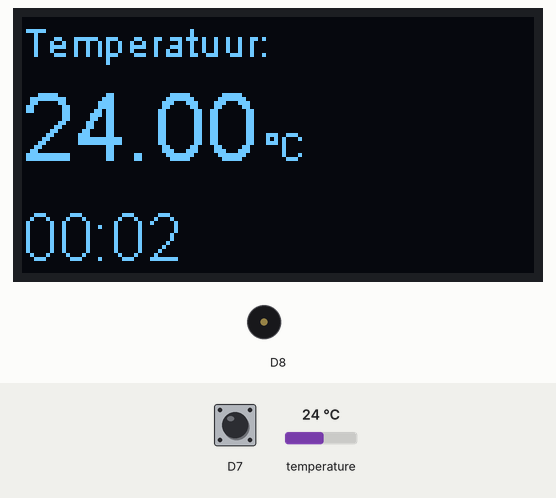
Recording of a sketch running on a simulated ESP8266 (NodeMCU). On the bench: 128×64 one-colour display, buzzer (waves = sounding). The test bench sets the inputs (shaded band); at power-on: temperature 24 °C, D7 HIGH. What the sketch prints to the serial monitor is not drawn.

Above: at 3.5 s.
3.6 s: temperature set to 12 °C
At 6.6 s:
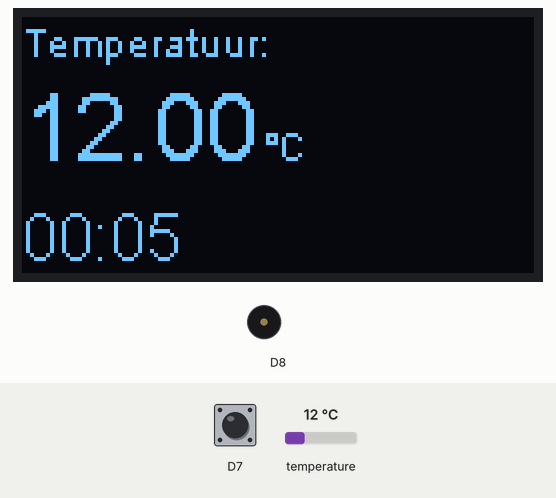
7.3 s: D7 pulled LOW for 1.3 s
At 10.6 s:
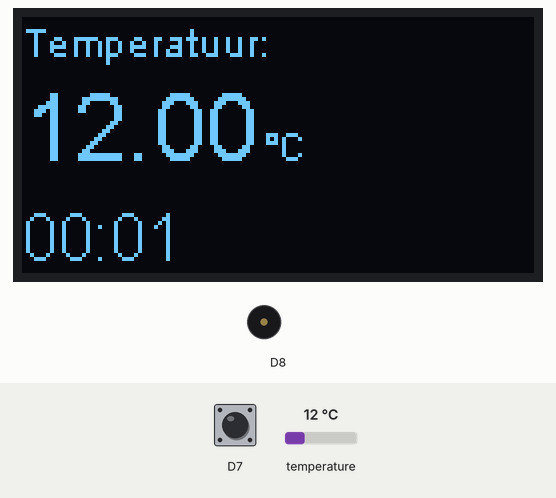
11.2 s: temperature set to 19 °C
At 14.4 s:
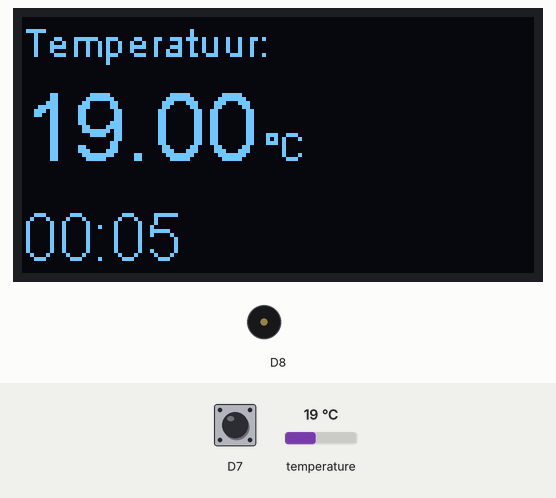
15.3 s: D7 pulled LOW for 1.3 s
At 18.6 s:
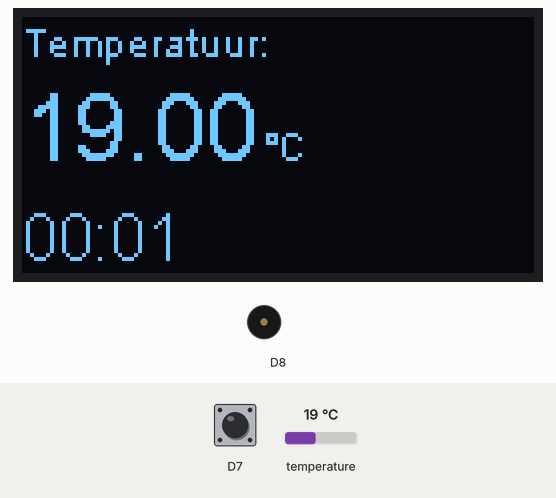
19.3 s: temperature set to 28 °C
At 22.6 s:
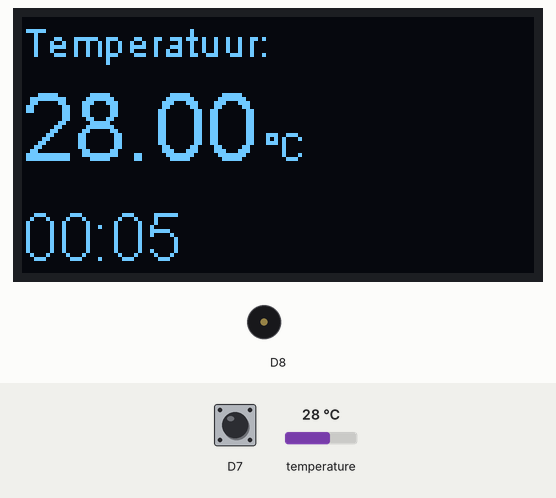
Timing chart, 0 to 24.1 s (numbered marks = the images above; inputs shaded):
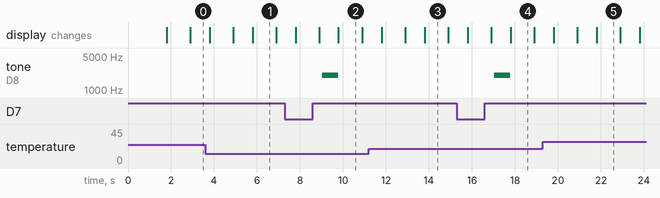

Measured:
- after the input at 7.3 s, tone on D8: silent → 2000 Hz after 1.7 s, → silent 0.76 s later
- after the input at 15.3 s, tone on D8: silent → 2000 Hz after 1.7 s, → silent 0.76 s later
- what the display in image 2 shows lasts 1.1 s, from 9.8 s to 10.9 s

The sketch:

app.ino
```cpp
#include <Wire.h>        // Only needed for Arduino 1.6.5 and earlier
#include "SSD1306Wire.h" // legacy include: `#include "SSD1306.h"`
#include <DallasTemperature.h>
#include <Ticker.h> //Ticker Library
#include <TimeLib.h>

Ticker g_MonitoringTimer;

OneWire oneWire(D5);
DallasTemperature DS18B20(&oneWire);

char temperatureCString[7];
const int loopDelay = 100;
unsigned long loopNr = 0;
SSD1306Wire display(0x3c, D1, D2);
float tempC = 0;

unsigned long startTime;

void setup()
{
    Serial.begin(115200);
    pinMode(D7, INPUT_PULLUP);
    attachInterrupt(digitalPinToInterrupt(D7), resettimer, RISING);

    // Initialising the UI will init the display too.
    display.init();

    display.flipScreenVertically();
    display.setFont(ArialMT_Plain_10);

    DS18B20.begin();

    startTime = millis();

    g_MonitoringTimer.attach(1, readSensor);
    setTime(0);
    Serial.println("setup done");
}

void resettimer()
{
    setTime(0);
}

void loop()
{
    Serial.println("loop");
    // clear the display
    display.clear();
    dtostrf(tempC, 2, 2, temperatureCString);
    // Font Demo1
    // create more fonts at http://oleddisplay.squix.ch/
    display.setTextAlignment(TEXT_ALIGN_LEFT);

    display.setFont(ArialMT_Plain_10);

    display.drawString(0, 0, "Temperatuur: ");

    display.setFont(ArialMT_Plain_24);
    display.drawString(0, 14, temperatureCString);
    display.setFont(ArialMT_Plain_10);
    display.drawString(60, 26, "°C");
    unsigned long elapsedTime = millis() - startTime;
    unsigned long elapsedSeconds = elapsedTime / 1000;
    display.setFont(ArialMT_Plain_16);

    String secString = String(second());
    if (secString.length() == 1)
        secString = "0" + secString;
    String minString = String(minute());
    if (minString.length() == 1)
        minString = "0" + minString;

    display.drawString(0, 46, minString + ":" + secString);
    // draw the current demo method
    display.display();
    delay(loopDelay);
}

void readSensor()
{
    if (second() == 0)
        tone(D8, 2000, 100);

    Serial.println("readSensor");
    DS18B20.requestTemperatures();
    tempC = DS18B20.getTempCByIndex(0);
}
```
